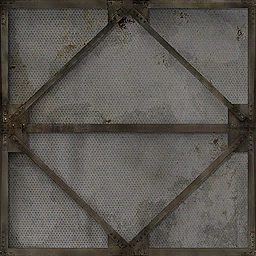
#> input picture debug_nuke_stages/nuke_ceiling_01_color_00_original.png, 256 x 256 px; its folder holds only this picture in this run
$ python -i pbr_generator.py   (imports and definitions only)   (older library calls are emulated)
#> lines starting #> are read from the running program, lines starting #| are printed output that depends on the picture
"""
PBR map generation for CS2 textures.

Generates roughness, metalness, and normal maps from colour textures
using material-aware heuristics and image-processing techniques.
Designed for Source 2 / CS2 VMAT material workflows.

Capabilities:
  1. AI roughness estimation — analyses texture detail to produce a
     roughness map appropriate for the detected material type.
  2. AI metalness estimation — classifies metallic regions and generates
     a metalness mask.
  3. Normal map generation — converts colour/height information into
     tangent-space normal maps.
  4. Material-type-aware defaults for CS2 PBR parameters.
"""

import logging
from dataclasses import dataclass
from enum import Enum
from typing import Optional, Tuple

import cv2
import numpy as np

logger = logging.getLogger("CS2Upscaler.PBRGenerator")


# ══════════════════════════════════════════════════════════════════════
# Material PBR profiles for CS2
# ══════════════════════════════════════════════════════════════════════

@dataclass
class PBRProfile:
    """Material-specific PBR parameter ranges for CS2."""
    roughness_base: float       # Typical base roughness (0.0-1.0)
    roughness_range: float      # How much roughness varies across surface
    metalness_base: float       # Typical metalness (0.0 or 1.0 for PBR)
    metalness_range: float      # Variation in metalness
    normal_strength: float      # Normal map intensity multiplier
    detail_frequency: float     # Expected surface detail frequency
    # CS2-specific
    cubemap_scalar: float       # Typical g_flCubeMapScalar
    specular_indirect: bool     # Whether F_SPECULAR_INDIRECT should be on


# Profiles tuned for CS2 rendering
PBR_PROFILES = {
    "brick": PBRProfile(
        roughness_base=0.85, roughness_range=0.15,
        metalness_base=0.0, metalness_range=0.0,
        normal_strength=1.2, detail_frequency=0.6,
        cubemap_scalar=0.0, specular_indirect=False),
    "concrete": PBRProfile(
        roughness_base=0.90, roughness_range=0.10,
        metalness_base=0.0, metalness_range=0.0,
        normal_strength=0.8, detail_frequency=0.4,
        cubemap_scalar=0.0, specular_indirect=False),
    "stone_rough": PBRProfile(
        roughness_base=0.88, roughness_range=0.12,
        metalness_base=0.0, metalness_range=0.0,
        normal_strength=1.4, detail_frequency=0.7,
        cubemap_scalar=0.0, specular_indirect=False),
    "stone_polished": PBRProfile(
        roughness_base=0.25, roughness_range=0.15,
        metalness_base=0.0, metalness_range=0.0,
        normal_strength=0.3, detail_frequency=0.2,
        cubemap_scalar=0.3, specular_indirect=True),
    "metal_bare": PBRProfile(
        roughness_base=0.35, roughness_range=0.25,
        metalness_base=0.95, metalness_range=0.05,
        normal_strength=0.6, detail_frequency=0.3,
        cubemap_scalar=0.4, specular_indirect=True),
    "metal_painted": PBRProfile(
        roughness_base=0.55, roughness_range=0.20,
        metalness_base=0.0, metalness_range=0.3,
        normal_strength=0.5, detail_frequency=0.4,
        cubemap_scalar=0.15, specular_indirect=True),
    "metal_rusted": PBRProfile(
        roughness_base=0.75, roughness_range=0.20,
        metalness_base=0.6, metalness_range=0.35,
        normal_strength=1.0, detail_frequency=0.7,
        cubemap_scalar=0.1, specular_indirect=True),
    "metal_brushed": PBRProfile(
        roughness_base=0.30, roughness_range=0.15,
        metalness_base=0.95, metalness_range=0.05,
        normal_strength=0.4, detail_frequency=0.5,
        cubemap_scalar=0.5, specular_indirect=True),
    "wood_raw": PBRProfile(
        roughness_base=0.75, roughness_range=0.20,
        metalness_base=0.0, metalness_range=0.0,
        normal_strength=0.8, detail_frequency=0.5,
        cubemap_scalar=0.0, specular_indirect=False),
    "wood_finished": PBRProfile(
        roughness_base=0.35, roughness_range=0.15,
        metalness_base=0.0, metalness_range=0.0,
        normal_strength=0.5, detail_frequency=0.3,
        cubemap_scalar=0.2, specular_indirect=True),
    "wood_weathered": PBRProfile(
        roughness_base=0.85, roughness_range=0.15,
        metalness_base=0.0, metalness_range=0.0,
        normal_strength=1.0, detail_frequency=0.6,
        cubemap_scalar=0.0, specular_indirect=False),
    "tile_ceramic": PBRProfile(
        roughness_base=0.30, roughness_range=0.20,
        metalness_base=0.0, metalness_range=0.0,
        normal_strength=0.6, detail_frequency=0.4,
        cubemap_scalar=0.25, specular_indirect=True),
    "glass": PBRProfile(
        roughness_base=0.05, roughness_range=0.10,
        metalness_base=0.0, metalness_range=0.0,
        normal_strength=0.1, detail_frequency=0.1,
        cubemap_scalar=1.0, specular_indirect=True),
    "plastic": PBRProfile(
        roughness_base=0.45, roughness_range=0.15,
        metalness_base=0.0, metalness_range=0.0,
        normal_strength=0.3, detail_frequency=0.3,
        cubemap_scalar=0.15, specular_indirect=True),
    "rubber": PBRProfile(
        roughness_base=0.92, roughness_range=0.08,
        metalness_base=0.0, metalness_range=0.0,
        normal_strength=0.5, detail_frequency=0.4,
        cubemap_scalar=0.0, specular_indirect=False),
    "fabric_woven": PBRProfile(
        roughness_base=0.90, roughness_range=0.10,
        metalness_base=0.0, metalness_range=0.0,
        normal_strength=0.4, detail_frequency=0.6,
        cubemap_scalar=0.0, specular_indirect=False),
    "fabric_leather": PBRProfile(
        roughness_base=0.65, roughness_range=0.20,
        metalness_base=0.0, metalness_range=0.0,
        normal_strength=0.6, detail_frequency=0.5,
        cubemap_scalar=0.05, specular_indirect=True),
    "carpet": PBRProfile(
        roughness_base=0.95, roughness_range=0.05,
        metalness_base=0.0, metalness_range=0.0,
        normal_strength=0.3, detail_frequency=0.7,
        cubemap_scalar=0.0, specular_indirect=False),
    "foliage": PBRProfile(
        roughness_base=0.70, roughness_range=0.20,
        metalness_base=0.0, metalness_range=0.0,
        normal_strength=0.5, detail_frequency=0.5,
        cubemap_scalar=0.0, specular_indirect=False),
    "terrain_dirt": PBRProfile(
        roughness_base=0.92, roughness_range=0.08,
        metalness_base=0.0, metalness_range=0.0,
        normal_strength=1.0, detail_frequency=0.5,
        cubemap_scalar=0.0, specular_indirect=False),
    "terrain_sand": PBRProfile(
        roughness_base=0.88, roughness_range=0.12,
        metalness_base=0.0, metalness_range=0.0,
        normal_strength=0.7, detail_frequency=0.4,
        cubemap_scalar=0.0, specular_indirect=False),
    "terrain_gravel": PBRProfile(
        roughness_base=0.90, roughness_range=0.10,
        metalness_base=0.0, metalness_range=0.0,
        normal_strength=1.3, detail_frequency=0.6,
        cubemap_scalar=0.0, specular_indirect=False),
    "plaster": PBRProfile(
        roughness_base=0.85, roughness_range=0.10,
        metalness_base=0.0, metalness_range=0.0,
        normal_strength=0.5, detail_frequency=0.3,
        cubemap_scalar=0.0, specular_indirect=False),
    "asphalt": PBRProfile(
        roughness_base=0.88, roughness_range=0.12,
        metalness_base=0.0, metalness_range=0.0,
        normal_strength=0.8, detail_frequency=0.5,
        cubemap_scalar=0.0, specular_indirect=False),
    "generic": PBRProfile(
        roughness_base=0.70, roughness_range=0.20,
        metalness_base=0.0, metalness_range=0.0,
        normal_strength=0.8, detail_frequency=0.4,
        cubemap_scalar=0.0, specular_indirect=False),
}


def get_pbr_profile(material_type: str) -> PBRProfile:
    """Get PBR profile for a material type, with fallback to generic."""
    return PBR_PROFILES.get(material_type, PBR_PROFILES["generic"])


# ══════════════════════════════════════════════════════════════════════
# Roughness Map Generation
# ══════════════════════════════════════════════════════════════════════

def generate_roughness_map(
    color_image: np.ndarray,
    material_type: str = "generic",
    strength: float = 1.0,
) -> np.ndarray:
    """
    Generate a roughness map from a colour texture.

    Uses multi-scale detail analysis:
    - High-frequency detail → rough (porous, textured surfaces)
    - Smooth gradients → smooth (polished, glossy surfaces)
    - Material profile adjusts the baseline and range

    Parameters
    ----------
    color_image : np.ndarray
        RGB uint8 colour texture.
    material_type : str
        Material type key (matches PBR_PROFILES).
    strength : float
        How aggressively to deviate from the base roughness (0-2).

    Returns
    -------
    np.ndarray : Grayscale uint8 roughness map (0=smooth, 255=rough).
    """
    profile = get_pbr_profile(material_type)

    # Convert to grayscale float
    if color_image.ndim == 3:
        gray = cv2.cvtColor(color_image[:, :, :3], cv2.COLOR_RGB2GRAY)
    else:
        gray = color_image.copy()
    gray_f = gray.astype(np.float32) / 255.0

    h, w = gray_f.shape

    # Multi-scale detail extraction
    # Fine detail → rougher
    blur_fine = cv2.GaussianBlur(gray_f, (3, 3), 0.8)
    detail_fine = np.abs(gray_f - blur_fine)

    # Medium detail
    blur_med = cv2.GaussianBlur(gray_f, (9, 9), 2.0)
    detail_med = np.abs(gray_f - blur_med)

    # Coarse detail
    blur_coarse = cv2.GaussianBlur(gray_f, (21, 21), 5.0)
    detail_coarse = np.abs(gray_f - blur_coarse)

    # Combine scales with material-tuned weights
    freq = profile.detail_frequency
    detail_map = (
        detail_fine * (0.5 + freq * 0.3) +
        detail_med * (0.3 + freq * 0.2) +
        detail_coarse * (0.2 - freq * 0.1)
    )

    # Normalise to 0-1
    d_min, d_max = detail_map.min(), detail_map.max()
    if d_max - d_min > 1e-6:
        detail_map = (detail_map - d_min) / (d_max - d_min)
    else:
        detail_map = np.full_like(detail_map, 0.5)

    # Edge detection for roughness variation (edges tend to be rougher)
    edges = cv2.Canny(gray, 30, 100).astype(np.float32) / 255.0
    edges = cv2.GaussianBlur(edges, (7, 7), 2.0)

    # Luminance-based component (darker areas tend to be rougher for many materials)
    # Inverted for metals (shinier darker areas)
    lum_component = 1.0 - gray_f  # dark = more rough
    if profile.metalness_base > 0.5:
        lum_component = gray_f  # metals: bright = more rough (oxidation in dark areas)

    # Combine into roughness
    roughness = (
        profile.roughness_base +
        (detail_map - 0.5) * profile.roughness_range * 2.0 * strength +
        edges * profile.roughness_range * 0.3 * strength +
        (lum_component - 0.5) * profile.roughness_range * 0.4 * strength
    )

    roughness = np.clip(roughness, 0.0, 1.0)

    # Convert to uint8
    roughness_map = (roughness * 255).astype(np.uint8)

    logger.info(f"Roughness map generated: {material_type}, "
                f"mean={roughness.mean():.2f}, range=[{roughness.min():.2f}, {roughness.max():.2f}]")
    return roughness_map


# ══════════════════════════════════════════════════════════════════════
# Metalness Map Generation
# ══════════════════════════════════════════════════════════════════════

def generate_metalness_map(
    color_image: np.ndarray,
    material_type: str = "generic",
    strength: float = 1.0,
) -> Tuple[np.ndarray, float]:
    """
    Generate a metalness map and global metalness value from a colour texture.

    Metal detection based on:
    - High saturation in warm tones (copper, gold, bronze)
    - Low saturation with high value (chrome, steel)
    - Material profile base metalness

    Parameters
    ----------
    color_image : np.ndarray
        RGB uint8 colour texture.
    material_type : str
        Material type key.
    strength : float
        Detection sensitivity (0-2).

    Returns
    -------
    (metalness_map, global_metalness)
        metalness_map: Grayscale uint8 (0=dielectric, 255=metal)
        global_metalness: Float 0.0-1.0 for g_flMetalness in VMAT
    """
    profile = get_pbr_profile(material_type)

    if profile.metalness_base < 0.01 and profile.metalness_range < 0.01:
        # Non-metallic material — skip expensive analysis
        h, w = color_image.shape[:2]
        return np.zeros((h, w), dtype=np.uint8), 0.0

    rgb = color_image[:, :, :3] if color_image.ndim == 3 else np.stack([color_image]*3, axis=-1)
    hsv = cv2.cvtColor(rgb, cv2.COLOR_RGB2HSV).astype(np.float32)
    h_chan = hsv[:, :, 0]  # 0-180
    s_chan = hsv[:, :, 1] / 255.0
    v_chan = hsv[:, :, 2] / 255.0

    # Metal colour heuristics
    # Warm metals (gold, copper, bronze): hue 5-35, saturation 0.3-0.8
    warm_metal = (
        ((h_chan >= 5) & (h_chan <= 35)).astype(np.float32) *
        np.clip((s_chan - 0.2) / 0.4, 0, 1) *
        np.clip(v_chan / 0.6, 0, 1)
    )

    # Cool metals (steel, chrome, aluminum): low saturation, medium-high value
    cool_metal = (
        np.clip(1.0 - s_chan * 3, 0, 1) *
        np.clip((v_chan - 0.3) / 0.4, 0, 1)
    )

    # Dark metals (iron, cast): very low sat, medium value
    dark_metal = (
        np.clip(1.0 - s_chan * 4, 0, 1) *
        np.clip(v_chan / 0.5, 0, 1) *
        np.clip(1.0 - (v_chan - 0.5).clip(0) * 3, 0, 1)
    )

    # Combine with profile weighting
    metal_score = np.maximum(warm_metal, np.maximum(cool_metal * 0.7, dark_metal * 0.5))
    metal_score *= strength

    # Blend with profile base
    metalness = profile.metalness_base + metal_score * profile.metalness_range
    metalness = np.clip(metalness, 0.0, 1.0)

    # Global value for VMAT g_flMetalness
    global_metalness = float(metalness.mean())

    metalness_map = (metalness * 255).astype(np.uint8)

    logger.info(f"Metalness map generated: {material_type}, "
                f"global={global_metalness:.3f}")
    return metalness_map, global_metalness


# ══════════════════════════════════════════════════════════════════════
# Normal Map Generation
# ══════════════════════════════════════════════════════════════════════

def generate_normal_map(
    color_image: np.ndarray,
    material_type: str = "generic",
    strength: float = 1.0,
) -> np.ndarray:
    """
    Generate a tangent-space normal map from a colour texture.

    Uses Sobel-based height gradient estimation with multi-scale blending,
    tuned per material type for CS2.

    Parameters
    ----------
    color_image : np.ndarray
        RGB uint8 colour texture.
    material_type : str
        Material type key.
    strength : float
        Normal map intensity multiplier (0-2).

    Returns
    -------
    np.ndarray : RGB uint8 normal map (tangent space, Blue = Z-up).
    """
    profile = get_pbr_profile(material_type)
    nstr = profile.normal_strength * strength

    # Convert to grayscale float for height
    if color_image.ndim == 3:
        gray = cv2.cvtColor(color_image[:, :, :3], cv2.COLOR_RGB2GRAY)
    else:
        gray = color_image.copy()
    gray_f = gray.astype(np.float32) / 255.0

    h, w = gray_f.shape

    # Multi-scale approach: combine fine + coarse gradients
    normal_accum = np.zeros((h, w, 3), dtype=np.float32)

    scales = [
        (1, 0.5),   # Fine detail — pixel-level
        (3, 0.3),   # Medium detail
        (7, 0.2),   # Coarse structural detail
    ]

    for ksize, weight in scales:
        if ksize == 1:
            # Fine: direct Sobel
            dx = cv2.Sobel(gray_f, cv2.CV_32F, 1, 0, ksize=3)
            dy = cv2.Sobel(gray_f, cv2.CV_32F, 0, 1, ksize=3)
        else:
            # Blur then Sobel for larger scale
            blurred = cv2.GaussianBlur(gray_f, (ksize * 2 + 1, ksize * 2 + 1), ksize)
            dx = cv2.Sobel(blurred, cv2.CV_32F, 1, 0, ksize=3)
            dy = cv2.Sobel(blurred, cv2.CV_32F, 0, 1, ksize=3)

        normal_accum[:, :, 0] += -dx * weight * nstr
        normal_accum[:, :, 1] += -dy * weight * nstr

    # Z component
    normal_accum[:, :, 2] = 1.0

    # Normalise
    length = np.sqrt(np.sum(normal_accum ** 2, axis=-1, keepdims=True))
    length = np.maximum(length, 1e-6)
    normal_accum = normal_accum / length

    # Convert from [-1,1] to [0,255]
    normal_map = ((normal_accum + 1.0) * 0.5 * 255).astype(np.uint8)

    # Ensure RGB order: X=R, Y=G, Z=B (OpenGL tangent space standard)
    # Source 2 uses this convention
    logger.info(f"Normal map generated: {material_type}, strength={nstr:.2f}")
    return normal_map


# ══════════════════════════════════════════════════════════════════════
# Combined PBR Generation
# ══════════════════════════════════════════════════════════════════════

@dataclass
class PBRResult:
    """Result of PBR map generation."""
    roughness_map: Optional[np.ndarray] = None
    metalness_map: Optional[np.ndarray] = None
    normal_map: Optional[np.ndarray] = None
    global_metalness: float = 0.0
    global_roughness: float = 0.7
    material_type: str = "generic"
    profile: Optional[PBRProfile] = None


def generate_pbr_maps(
    color_image: np.ndarray,
    material_type: str = "generic",
    strength: float = 1.0,
    generate_roughness: bool = True,
    generate_metalness: bool = True,
    generate_normals: bool = True,
) -> PBRResult:
    """
    Generate all PBR maps from a colour texture.

    Parameters
    ----------
    color_image : np.ndarray
        RGB uint8 colour texture.
    material_type : str
        Material type key (from VMAT surface property or AI detection).
    strength : float
        Generation intensity (0-2).
    generate_roughness, generate_metalness, generate_normals : bool
        Which maps to generate.

    Returns
    -------
    PBRResult with generated maps and global values.
    """
    profile = get_pbr_profile(material_type)
    result = PBRResult(material_type=material_type, profile=profile)

    if generate_roughness:
        result.roughness_map = generate_roughness_map(color_image, material_type, strength)
        result.global_roughness = float(result.roughness_map.mean()) / 255.0

    if generate_metalness:
        result.metalness_map, result.global_metalness = generate_metalness_map(
            color_image, material_type, strength)

    if generate_normals:
        result.normal_map = generate_normal_map(color_image, material_type, strength)

    logger.info(f"PBR maps generated for {material_type}: "
                f"rough={generate_roughness}, metal={generate_metalness}, "
                f"normal={generate_normals}")
    return result


def estimate_roughness_value(
    color_image: np.ndarray,
    material_type: str = "generic",
) -> float:
    """
    Estimate a single global roughness float suitable for VMAT inline value.

    Returns float 0.0-1.0.
    """
    profile = get_pbr_profile(material_type)

    if color_image.ndim == 3:
        gray = cv2.cvtColor(color_image[:, :, :3], cv2.COLOR_RGB2GRAY)
    else:
        gray = color_image.copy()
    gray_f = gray.astype(np.float32) / 255.0

    # Measure surface detail amount
    blur = cv2.GaussianBlur(gray_f, (9, 9), 2.0)
    detail = np.abs(gray_f - blur).mean()

    # Map detail amount to roughness offset
    roughness = profile.roughness_base + (detail - 0.03) * profile.roughness_range * 5.0
    return float(np.clip(roughness, 0.0, 1.0))


def estimate_metalness_value(
    color_image: np.ndarray,
    material_type: str = "generic",
) -> float:
    """
    Estimate a single global metalness float for VMAT g_flMetalness.

    Returns float 0.0-1.0.
    """
    profile = get_pbr_profile(material_type)
    if profile.metalness_base < 0.01:
        return 0.0

    _, global_met = generate_metalness_map(color_image, material_type)
    return global_met

>>> import cv2
>>> picture = cv2.cvtColor(cv2.imread('../../debug_nuke_stages/nuke_ceiling_01_color_00_original.png'), cv2.COLOR_BGR2RGB)
>>> result = generate_pbr_maps(picture)
#> in generate_roughness_map, `blur_coarse = cv2.GaussianBlur(gray_f, (21, 21), 5.0)`:
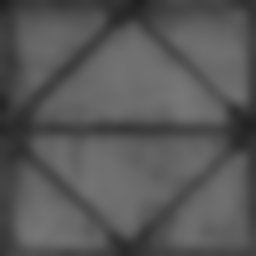
#> blur_coarse: shape (256, 256) float32; min 0.127, max 0.468, mean 0.345
#> in generate_roughness_map, `d_min, d_max = detail_map.min(), detail_map.max()`: d_min = 0.000231; d_max = 0.429
#> in generate_roughness_map, `edges = cv2.Canny(gray, 30, 100).astype(np.float32) / 255.0`:
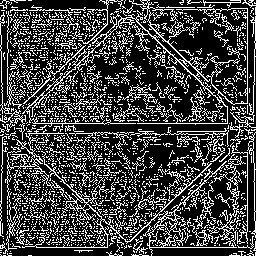
#> edges: shape (256, 256) float32; values 0 (black) and 1 (white), 26.1% white in thin lines or dots
#> in generate_roughness_map, `edges = cv2.GaussianBlur(edges, (7, 7), 2.0)`:
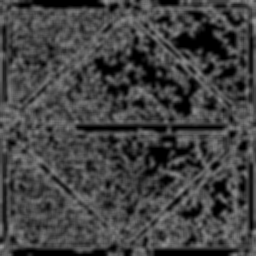
#> edges: shape (256, 256) float32; min 0, max 0.589, mean 0.261
#> in generate_roughness_map, `roughness = ( profile.roughness_base + (detail_map - 0.5) * profile.ro..`:
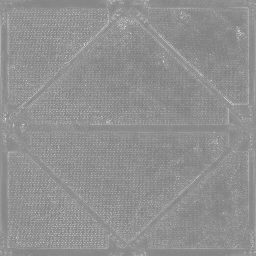
#> roughness: shape (256, 256) float32; min 0.506, max 0.911, mean 0.568
#> in generate_pbr_maps, `result.global_roughness = float(result.roughness_map.mean()) / 255.0`: result.global_roughness = 0.566
#> in generate_pbr_maps, `result.metalness_map, result.global_metalness = generate_metalness_map..`: result.metalness_map: shape (256, 256); every value is 0
#> in generate_pbr_maps, `result.metalness_map, result.global_metalness = generate_metalness_map..`: result.global_metalness = 0
#> after the loop in generate_normal_map, `for ksize, weight in scales:`:
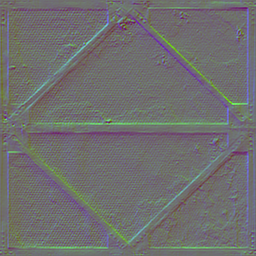
#> normal_accum: shape (256, 256, 3) float32; mean of channels 0, 1, 2 -0.000306, -0.000559, 0; drawn with min black and max white
#> in generate_normal_map, `normal_accum[:, :, 2] = 1.0`:
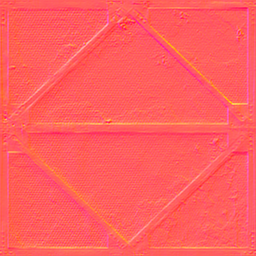
#> normal_accum: shape (256, 256, 3) float32; mean of channels 0, 1, 2 -0.000306, -0.000559, 1; drawn with min black and max white
#> in generate_normal_map, `normal_map = ((normal_accum + 1.0) * 0.5 * 255).astype(np.uint8)`:
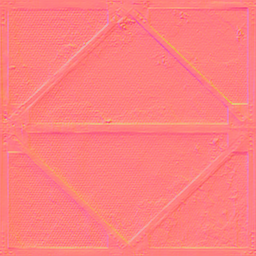
#> normal_map: shape (256, 256, 3); mean of channels 0, 1, 2 126.9, 126.9, 253.3; drawn as B, G, R
